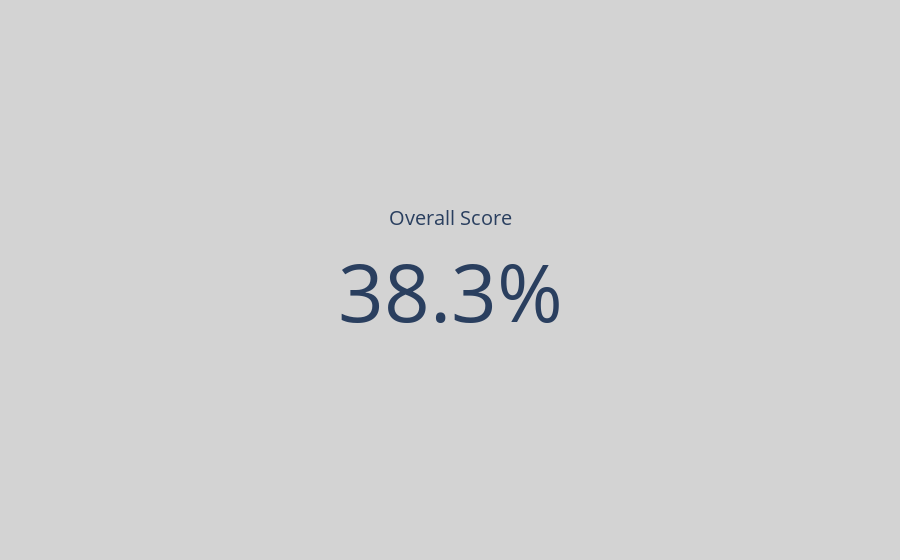

The cell this chart's notebook holds for it:
### Code cell
create_score_text('GK1_KM1', df)

### Figure 1 — Plotly figure (JSON) as saved in the notebook; plotly's stock layout.template omitted (floating-point values rounded to 4 significant figures)
{"data": [{"mode": "number", "number": {"suffix": "%"}, "title": {"text": "Overall Score"}, "type": "indicator", "value": 38.25}], "layout": {"paper_bgcolor": "lightgray"}}
